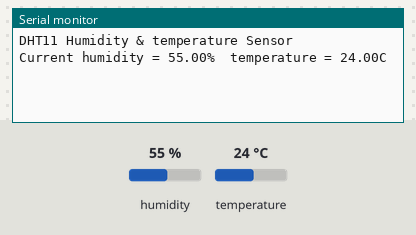
This sketch was run on a simulated ESP8266 (NodeMCU). Parts: the last lines printed to the serial monitor. Wiring (inferred from the names in the program): DHT11 sensor: data D1. The inputs (shaded band) are chosen by the test bench; at power-on: humidity 55 %, temperature 24 °C.

Above: at 2.7 s.
2.8 s: humidity set to 22 %
At 7.7 s:
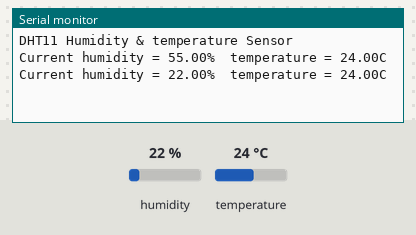
8.8 s: temperature set to 12 °C
At 12.4 s:
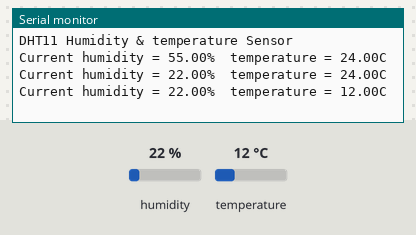
14.8 s: humidity set to 40 %
At 17.1 s:
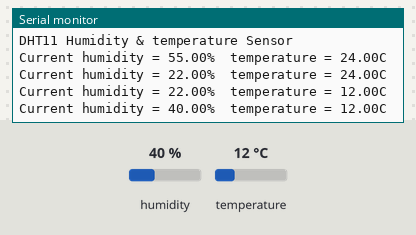
Timing chart, 0 to 18.6 s (numbered marks = the images above; inputs shaded):
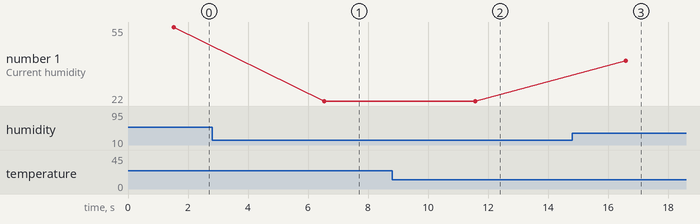

Measured:
- after the input at 2.8 s, the serial monitor: prints a new line after 3.7 s (image 1)
- after the input at 8.8 s, the serial monitor: prints a new line after 2.8 s (image 2)
- after the input at 14.8 s, the serial monitor: prints a new line after 1.8 s (image 3)
- plotted number 1: 55 → 22 after the input at 2.8 s, 22 → 40 after the input at 14.8 s

The sketch:

dht_test.ino
```cpp
/* Code By Sujay Alaspure
 *  Tutorial on Instructable
 *  https://www.instructables.com/member/salab/
 *
 *  http://fb.com/alaspuresujay
 */
#include "dht.h"
#define dht_apin D1 // Analog Pin sensor is connected to
dht DHT;
void setup(){
  Serial.begin(9600);
  delay(500);//Delay to let system boot
  Serial.println("DHT11 Humidity & temperature Sensor\n\n");
  delay(1000);//Wait before accessing Sensor
}

void loop(){
    DHT.read11(dht_apin);
    Serial.print("Current humidity = ");
    Serial.print(DHT.humidity);
    Serial.print("%  ");
    Serial.print("temperature = ");
    Serial.print(DHT.temperature);
    Serial.println("C  ");
    delay(5000);//Wait 5 seconds before accessing sensor again.
}// end loop()
```

dht.h
```cpp
//
//    FILE: dht.h
// VERSION: 0.1.00
// PURPOSE: DHT Temperature & Humidity Sensor library for Arduino
//
//     URL: http://arduino.cc/playground/Main/DHTLib
//
// HISTORY:
// see dht.cpp file
//

#ifndef dht_h
#define dht_h

#if ARDUINO >= 100
 #include "Arduino.h"
#else
 #include "WProgram.h"
#endif

#define DHT_LIB_VERSION "0.1.00"

class dht
{
public:
	int read11(uint8_t pin);
    int read22(uint8_t pin);
	double humidity;
	double temperature;

private:
	uint8_t bits[5];  // buffer to receive data
	int read(uint8_t pin);
};
#endif
//
// END OF FILE
//
```
